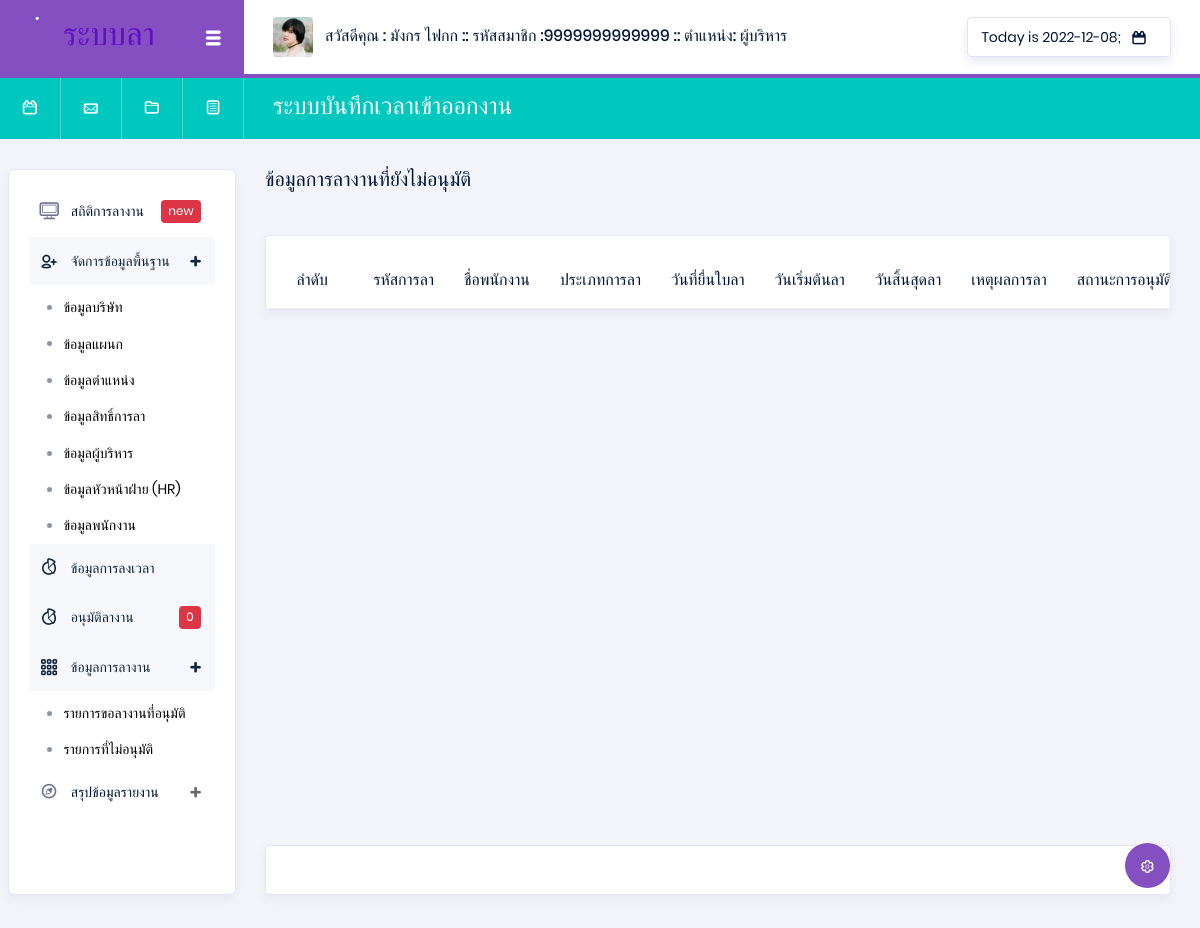
Page /index.php?p=leave1 (signed in) on the earlier database version.
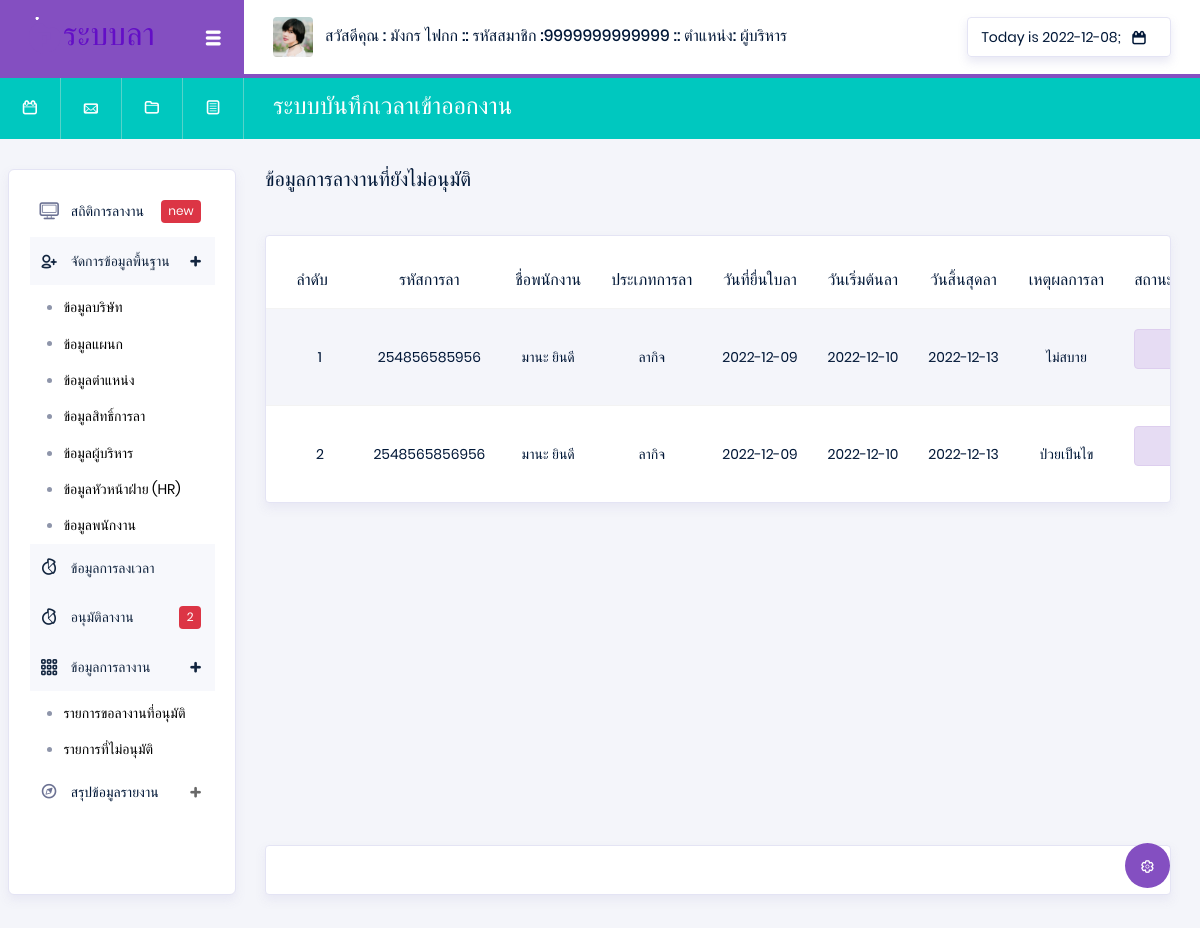
Same page on the later database version.
### tables this page shows
CREATE TABLE `position` (
  `Pos_id` varchar(13) NOT NULL,
  `Pos_name` varchar(50) NOT NULL
);

CREATE TABLE `leave` (
  `Leave_id` varchar(13) NOT NULL,
  `Leave_date` date NOT NULL,
  `Leave_start` date NOT NULL,
  `Leave_end` date NOT NULL,
  `App_date` date NOT NULL,
  `Leave_status` int(10) NOT NULL,
  `Leave_reason` text NOT NULL,
  `App_note` text NOT NULL,
  `Emp_id` varchar(13) NOT NULL,
  `Type_id` varchar(13) NOT NULL
);

CREATE TABLE `employee` (
  `Emp_id` varchar(13) NOT NULL,
  `Emp_name` varchar(50) NOT NULL,
  `Emp_tel` varchar(10) NOT NULL,
  `Emp_address` varchar(200) NOT NULL,
  `Dep_id` varchar(13) NOT NULL,
  `Pos_id` varchar(13) NOT NULL,
  `Emp_pass` varchar(100) NOT NULL
);

CREATE TABLE `typeleave` (
  `Type_id` varchar(13) NOT NULL,
  `Type_name` varchar(50) NOT NULL,
  `Type_details` text NOT NULL
);

### api/showData.php (called while the page is built, shortened)
<?php
$Pos_id = $_SESSION['Pos_id'];
@$ShowPosition = "SELECT * FROM position WHERE  Pos_id =  '$Pos_id' ";
@$SQLShowPosition = mysqli_query($con, $ShowPosition) or die("Error in query: $ShowPosition ");
while ($Showposition = mysqli_fetch_array($SQLShowPosition)) {
    @$Pos_name = $Showposition['Pos_name'];
}

### pages/system/leave1.php (the view, shortened to what this page needs)
<div class="main-panel">
    <div class="content-wrapper">
        <div class="row">
            <div class="col-xl-6 grid-margin stretch-card flex-column">
                <h5 class="mb-2 text-titlecase mb-4">ข้อมูลการลางานที่ยังไม่อนุมัติ</h5>
            </div>
        </div>
        <div class="row">
            <div class="col-md-12">
                <div class="card">
                    <div class="table-responsive pt-3">
                        <table class="table table-striped project-orders-table">
                            <thead>
                                <tr align='center'>
                                    <th class="ml-5">ลำดับ</th>
                                    <th>รหัสการลา</th>
                                    <th>ชื่อพนักงาน</th>
                                    <th>ประเภทการลา</th>
                                    <th>วันที่ยื่นใบลา</th>
                                    <th>วันเริ่มต้นลา</th>
                                    <th>วันสิ้นสุดลา</th>
                                    <th>เหตุผลการลา</th>
                                    <th>สถานะการอนุมัติการลา</th>
                                </tr>
                            </thead>
                            <tbody>
                                <?php
                                $i = 0;
                                @$leave = "SELECT * FROM `leave` WHERE  Leave_status = 1 ORDER BY Leave_date DESC;    ";
                                @$Sqlleave = mysqli_query($con, $leave) or die("Error in query: $leave ");
                                while ($ShowSqlleave = mysqli_fetch_array($Sqlleave)) {
                                    $i++;
                                    $Emp_id = $ShowSqlleave['Emp_id'];
                                    @$sql = "SELECT * FROM employee WHERE  Emp_id =  '$Emp_id' ";
                                    @$sqlshow = mysqli_query($con, $sql) or die("Error in query: $sql ");
                                    while ($namesql = mysqli_fetch_array($sqlshow)) {
                                        @$Emp_name = $namesql['Emp_name'];
                                    }
                                    @$Type_id =   $ShowSqlleave['Type_id'];
                                    @$sql = "SELECT * FROM typeleave WHERE  Type_id =  '$Type_id' ";
                                    @$sqlshow = mysqli_query($con, $sql) or die("Error in query: $sql ");
                                    while ($namesql = mysqli_fetch_array($sqlshow)) {
                                        @$Type_name = $namesql['Type_name'];
                                    }
                                ?>
                                    <tr align='center'>
                                        <td><?php echo $i ?></td>
                                        <td><?php echo $ShowSqlleave['Leave_id'] ?></td>
                                        <td><?php echo $Emp_name; ?></td>
                                        <td><?php echo $Type_name; ?></td>
                                        <td><?php echo $ShowSqlleave['Leave_date'] ?></td>
                                        <td><?php echo $ShowSqlleave['Leave_start'] ?></td>
                                        <td><?php echo $ShowSqlleave['Leave_end'] ?></td>
                                        <td><?php echo $ShowSqlleave['Leave_reason'] ?></td>
                                        <td><?php
                                            $Leave_status =  $ShowSqlleave['Leave_status'];
                                            if ($Leave_status == 1) {
                                                echo '<div class="alert alert-primary" role="alert">
                                                รออนุมัติ
                                              </div>';
                                            } else if ($Leave_status == 2) {
                                                echo '<div class="alert alert-success" role="alert">
                                                เข้างานปกติ
                                              </div>';
                                            } else if ($Leave_status == 3) {
                                                echo '<div class="alert alert-danger" role="alert">
                                                เข้างานสาย
                                              </div>';
                                            }
                                            ?></td>
                                    </tr>
                                <?php } ?>
                            </tbody>
                        </table>
                    </div>
                </div>
            </div>
        </div>
    </div>
    <footer class="footer">
        <div class="card">
            <div class="card-body">
            </div>
        </div>
    </footer>
</div>

### index.php (shortened to what this page needs)
<!DOCTYPE html>
<html lang="en">
<head>
  <link rel="stylesheet" href="vendors/typicons/typicons.css">
  <link rel="stylesheet" href="vendors/css/vendor.bundle.base.css">
  <link rel="stylesheet" href="css/vertical-layout-light/style.css">
</head>
<body>
  <div class="container-scroller">
    <?php
    include './confix/DB.php';
    if ($_SESSION['Emp_id'] == null) {
      header("location: ./login.php");
    } else if ($_SESSION['Emp_id'] != null) {
      include './api/showData.php';
      include './Head.php';
      include './ListNan.php';
      @$p = (isset($_GET['p']) ? $_GET['p'] : '');
      if ($p == 'constant') {
        include('./pages/system/constant.php');
      } elseif ($p == 'department') {
        include('./pages/system/department.php');
      } elseif ($p == 'position') {
        include('./pages/system/position.php');
      } elseif ($p == 'peleave') {
        include('./pages/system/peleave.php');
      } elseif ($p == 'employeeHR') {
        include('./pages/system/employeeHR.php');
      } elseif ($p == 'employeeCEO') {
        include('./pages/system/employeeCEO.php');
      } elseif ($p == 'employeeEmp') {
        include('./pages/system/employeeEmp.php');
      } elseif ($p == 'timetable') {
        include('./pages/system/timetable.php');
      }elseif ($p == 'leave1') {
        include('./pages/system/leave1.php');
      } elseif ($p == 'leave2') {
        include('./pages/system/leave2.php');
      } elseif ($p == 'leave3') {
        include('./pages/system/leave3.php');
      }
      else {
      }
    }
    ?>
  </div>
  </div>
</body>
</html>

### Head.php (shortened to what this page needs)
<nav class="navbar col-lg-12 col-12 p-0 fixed-top d-flex flex-row">
  <div class="navbar-brand-wrapper d-flex justify-content-center">
    <div class="navbar-brand-inner-wrapper d-flex justify-content-between align-items-center w-100">
      <a class="navbar-brand brand-logo" href="#"><img src="images/logo-dark11.svg" alt="logo" /></a>
      <button class="navbar-toggler navbar-toggler align-self-center" type="button" data-toggle="minimize">
        <span class="typcn typcn-th-menu"></span>
      </button>
    </div>
  </div>
  <div class="navbar-menu-wrapper d-flex align-items-center justify-content-end">
    <ul class="navbar-nav mr-lg-2">
      <li class="nav-item nav-profile dropdown">
        <a class="nav-link" href="#" data-toggle="dropdown" id="profileDropdown">
          <img src="images/faces/face5.jpg" alt="profile" />
          <span class="nav-profile-name">
            สวัสดีคุณ : <?php echo $_SESSION['Emp_name']; ?>
            :: รหัสสมาชิก :<?php echo $_SESSION['Emp_id']; ?>
            :: ตำแหน่ง: <?php echo $Pos_name; ?> </span>
        </a>
      </li>
    </ul>
    <ul class="navbar-nav navbar-nav-right">
      <li class="nav-item nav-date dropdown">
        <a class="nav-link d-flex justify-content-center align-items-center" href="javascript:;">
          <h6 class="date mb-0"> <?php echo "Today is " . date("Y-m-d") ?>;</h6>
          <i class="typcn typcn-calendar"></i>
        </a>
      </li>
    </ul>
  </div>
</nav>
<nav class="navbar-breadcrumb col-xl-12 col-12 d-flex flex-row p-0">
  <div class="navbar-links-wrapper d-flex align-items-stretch">
    <div class="nav-link">
      <a href="javascript:;"><i class="typcn typcn-calendar-outline"></i></a>
    </div>
    <div class="nav-link">
      <a href="javascript:;"><i class="typcn typcn-mail"></i></a>
    </div>
    <div class="nav-link">
      <a href="javascript:;"><i class="typcn typcn-folder"></i></a>
    </div>
    <div class="nav-link">
      <a href="javascript:;"><i class="typcn typcn-document-text"></i></a>
    </div>
  </div>
  <div class="navbar-menu-wrapper d-flex align-items-center justify-content-end">
    <ul class="navbar-nav mr-lg-2">
      <li class="nav-item ml-0">
        <h4 class="mb-0">ระบบบันทึกเวลาเข้าออกงาน </h4>
      </li>
    </ul>
  </div>
</nav>
<div class="container-fluid page-body-wrapper">
  <div class="theme-setting-wrapper">
    <div id="settings-trigger"><i class="typcn typcn-cog-outline"></i></div>
  </div>

### ListNan.php (shortened to what this page needs)
<?php
@$leavefd = "SELECT * FROM `leave` WHERE  Leave_status = 1 ORDER BY Leave_date DESC;   ";
@$Sqlleavefd = mysqli_query($con, $leavefd) or die("Error in query: $leavefd ");
@$numd = mysqli_num_rows($Sqlleavefd);
?>
<nav class="sidebar sidebar-offcanvas" id="sidebar">
  <ul class="nav">
    <li class="nav-item">
      <a class="nav-link" href="#">
        <i class="typcn typcn-device-desktop menu-icon"></i>
        <span class="menu-title">สถิติการลางาน</span>
        <div class="badge badge-danger">new</div>
      </a>
    </li>
    <li class="nav-item">
      <a class="nav-link" data-toggle="collapse" href="#auth" aria-expanded="false" aria-controls="auth">
        <i class="typcn typcn-user-add-outline menu-icon"></i>
        <span class="menu-title">จัดการข้อมูลพื้นฐาน</span>
        <i class="menu-arrow"></i>
      </a>
      <div class="collapse" id="auth">
        <ul class="nav flex-column sub-menu">
          <li class="nav-item"> <a class="nav-link" href="index.php?p=constant"> ข้อมูลบริษัท </a></li>
          <li class="nav-item"> <a class="nav-link" href="index.php?p=department"> ข้อมูลแผนก </a></li>
          <li class="nav-item"> <a class="nav-link" href="index.php?p=position"> ข้อมูลตำแหน่ง </a></li>
          <li class="nav-item"> <a class="nav-link" href="index.php?p=peleave"> ข้อมูลสิทธิ์การลา </a></li>
          <li class="nav-item"> <a class="nav-link" href="index.php?p=employeeCEO"> ข้อมูลผู้บริหาร </a></li>
          <li class="nav-item"> <a class="nav-link" href="index.php?p=employeeHR"> ข้อมูลหัวหน้าฝ่าย (HR) </a></li>
          <li class="nav-item"> <a class="nav-link" href="index.php?p=employeeEmp"> ข้อมูลพนักงาน </a></li>
        </ul>
      </div>
    </li>
    <li class="nav-item">
      <a class="nav-link" href="index.php?p=timetable">
        <i class="typcn typcn-chart-pie-outline menu-icon"></i>
        <span class="menu-title">ข้อมูลการลงเวลา</span>
      </a>
    </li>
    <li class="nav-item">
      <a class="nav-link" href="index.php?p=leave1">
        <i class="typcn typcn-chart-pie-outline menu-icon"></i>
        <span class="menu-title">อนุมัติลางาน</span>
        <div class="badge badge-danger"><?php echo $numd ?></div>
      </a>
    </li>
    <li class="nav-item">
      <a class="nav-link" data-toggle="collapse" href="#tables" aria-expanded="false" aria-controls="tables">
        <i class="typcn typcn-th-small-outline menu-icon"></i>
        <span class="menu-title">ข้อมูลการลางาน</span>
        <i class="menu-arrow"></i>
      </a>
      <div class="collapse" id="tables">
        <ul class="nav flex-column sub-menu">
          <li class="nav-item"> <a class="nav-link" href="index.php?p=leave2">รายการขอลางานที่อนุมัติ</a></li>
          <li class="nav-item"> <a class="nav-link" href="index.php?p=leave3">รายการที่ไม่อนุมัติ</a></li>
        </ul>
      </div>
    </li>
    <li class="nav-item">
      <a class="nav-link" data-toggle="collapse" href="#icons" aria-expanded="false" aria-controls="icons">
        <i class="typcn typcn-compass menu-icon"></i>
        <span class="menu-title">สรุปข้อมูลรายงาน</span>
        <i class="menu-arrow"></i>
      </a>
    </li>
  </ul>
</nav>

Differences in the rows shown:
added leave: Leave_id "254856585956", Emp.Emp_name "มานะ ยินดี", typeleave.Type_name "ลากิจ", Leave_date "2022-12-09", Leave_start "2022-12-10", Leave_end "2022-12-13", Leave_reason "ไม่สบาย"
added leave: Leave_id "2548565856956", Emp.Emp_name "มานะ ยินดี", typeleave.Type_name "ลากิจ", Leave_date "2022-12-09", Leave_start "2022-12-10", Leave_end "2022-12-13", Leave_reason "ป่วยเป็นไข"
Other differences:
$numd: "0" → "2"
